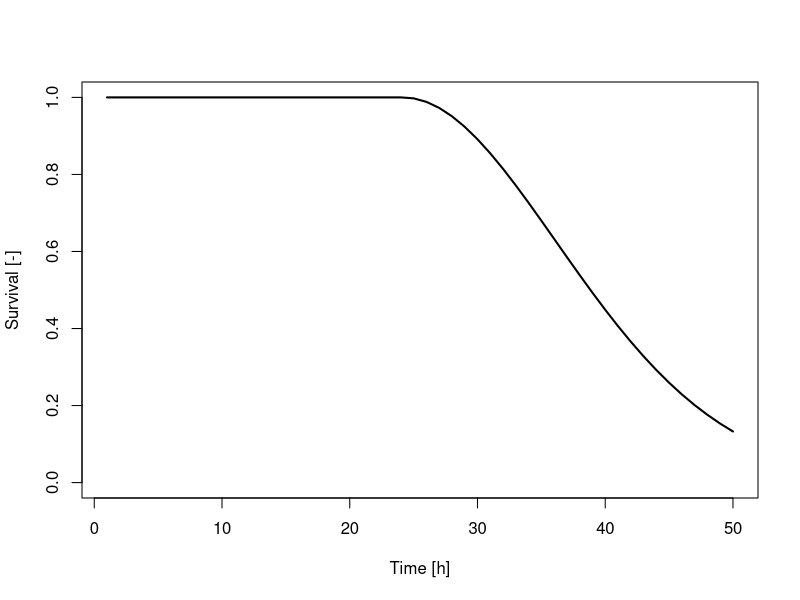

The R script that drew this image:
#Exercise 6
# Implement the stochastic death toxicodynamic assumption within the presented TK-TD model 
# by using the scaled damage as dose metric (GUTS RED, slide 17). 
# Therefore, calculate the hazard rate and survival as function of time. Parameter values need to be estimated in the next exercises.
# Try different parameter values for kd, b and z – does the model behave as expected?
# Try different exposure concentrations – does the model behave as expected?
  
  
#packages, settings
library(deSolve)


#toxicokinetic-toxicodynamic function 
F_tktd <- function(t, y,  pars, input) {
  with(as.list(c(y, pars)), {
    #exposure concentration
    Cw     <- input(t)
    #damage
    dD <- kd*(Cw - D)
    #hazard
    dH  <- b*(max(0,D-z))+hb
    
    return(list(c(dD, dH))) 
  })
}

#Input 
conc <- rep(0.3,50)
t <- c(1:length(conc))         #time vector
Cw <- approxfun(t, conc,  rule = 2, method = "constant") #interpolation


#Input from file
# conc <- read.csv("exposure_scenario.csv", header=FALSE, sep=",", skip=1)
# t <- conc[,1]           #time vector
# Cw <- approxfun(t, conc[,2],  rule = 2, method = "constant") #interpolation


#Initial state variables
ini=c(D=0, H=0)

#parameters
pars<-c(z=0.1, 
        b=2,
        kd = 0.0175,
        hb=0) 

#call function, collect outputs
out<- lsoda(y = ini,times = t, func = F_tktd, pars, input=Cw)

#plot results
plot(out[,1], exp(-out[,3]), type="l", lty= 1, lwd=2, col="black", xlab = "Time [h]", ylab = "Survival [-]", ylim=c(0, 1))


    
